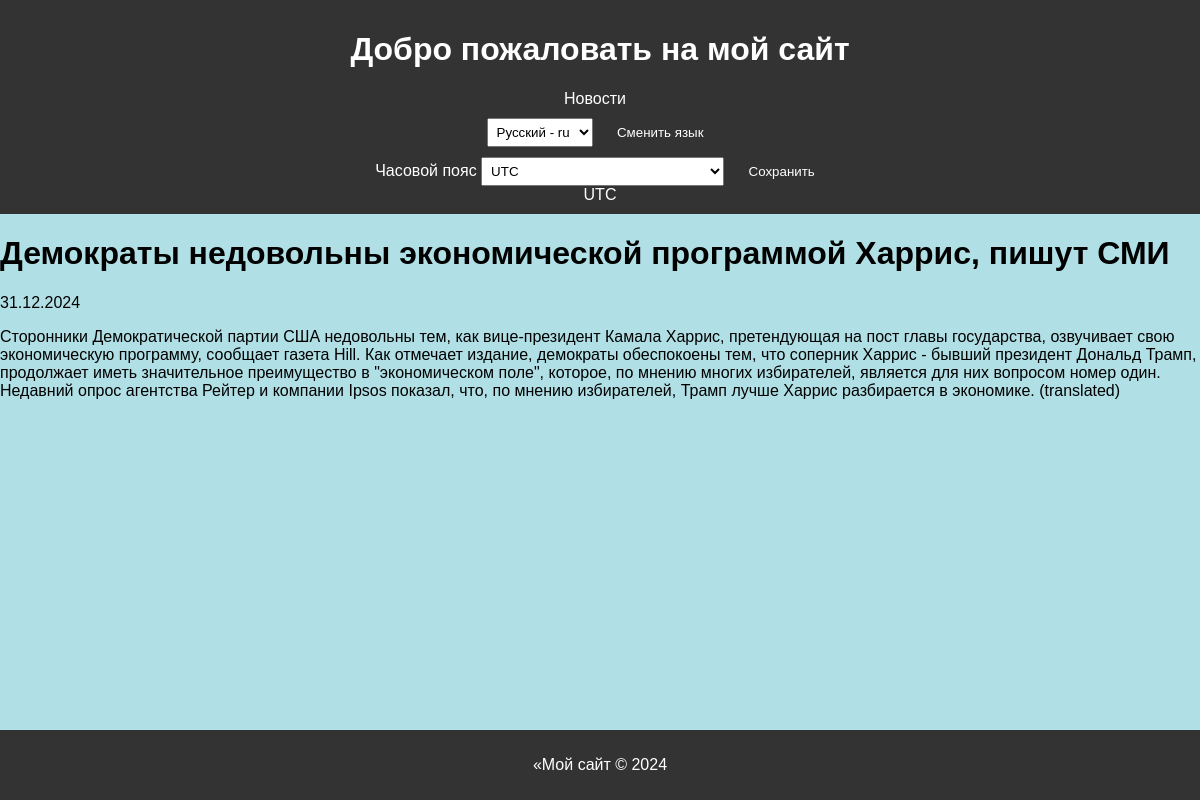
The page /news/1/ on the database its author committed.
### newsapp/models.py (models this page shows, shortened)
class Post(models.Model):
    ARTICLE = 'AR'
    NEWS = 'NW'
    CATEGORY_CHOICES = (
        (ARTICLE, _('Article')),
        (NEWS, _('News')),
    )
    author = models.ForeignKey(Author, on_delete=models.CASCADE, null=True, blank=True)
    category_type = models.CharField(max_length=2, choices=CATEGORY_CHOICES, default=ARTICLE, help_text=_('Post type'))
    created_at = models.DateTimeField(auto_now_add=True, verbose_name=_('Created at'))
    categories = models.ManyToManyField(Category, through='PostCategory', related_name='posts', through_fields=('post', 'category'))
    title = models.CharField(max_length=255, verbose_name=_('Title'))
    text = models.TextField(verbose_name=_('Text'))
    rating = models.IntegerField(default=0)
    is_active = models.BooleanField(default=True)

### newsapp/views.py (the view)
# urls.py: path('news/<int:pk>/', views.NewsDetail.as_view(), name='news_detail'),
class NewsDetail(DetailView):
    model = Post
    template_name = 'newsapp/news_detail.html'
    context_object_name = 'news'
    pk_url_kwarg = 'pk'
    def get_context_data(self, **kwargs):
        context = super().get_context_data(**kwargs)
        context['timezones'] = pytz.common_timezones  # Добавляем все доступные часовые пояса
        return context
    def get_object(self, queryset=None):
        obj = cache.get(f'news-{self.kwargs["pk"]}', None)
        if not obj:
            obj = super().get_object(queryset=self.get_queryset())
            cache.set(f'news-{self.kwargs["pk"]}', obj)
        return obj

### newsapp/templatetags/custom_filters.py (called while the page is built)
@register.filter(name='censor')
def censor(value):
    if not isinstance(value, str):
        raise TypeError("Censor filter expects a string input")
    words = value.split()
    censored_text = []
    for word in words:
        clean_word = word.lower()  # Приводим слово к нижнему регистру для сравнения
        for bad_word in BAD_WORDS:
            if bad_word in clean_word:
                word = word[0] + '*' * (len(word) - 1)  # Замена всех букв на '*', кроме первой
        censored_text.append(word)
    return ' '.join(censored_text)

### newsapp/templates/newsapp/news_detail.html
{% extends "default.html" %}
{% load i18n %}
{% load custom_filters %}
{% block content %}
  <h1>{{ news.title|censor }}</h1>
  <p>{{ news.created_at|date:"d.m.Y" }}</p>
  <p>{{ news.text|censor }}</p>
{% endblock %}

### newsapp/static/css/styles.css (style rules this page uses)
body { font-family: Arial, sans-serif; margin: 0; padding: 0; }
body.light-theme { background-color: powderblue; }

### rows shown on the page
Post: title|censor "Демократы недовольны экономической программой Харрис, пишут СМИ", created_at "31.12.2024", text|censor "Сторонники Демократической партии США недовольны тем, как вице-президент Камала Харрис, претендующая на пост главы государства, озвучивает свою экономическую программу, сообщает газета Hill. Как отмечает издание, демократы обеспокоены тем, что соперник Харрис - бывший президент Дональд Трамп, продолжает иметь значительное преимущество в \"экономическом поле\", которое, по мнению многих избирателей, является для них вопросом номер один. Недавний опрос агентства Рейтер и компании Ipsos показал, что, по мнению избирателей, Трамп лучше Харрис разбирается в экономике. (translated)"

### other values the page prints
{{ TIME_ZONE }} "UTC"
form field language "Русский - ru"
form field timezone "UTC"
